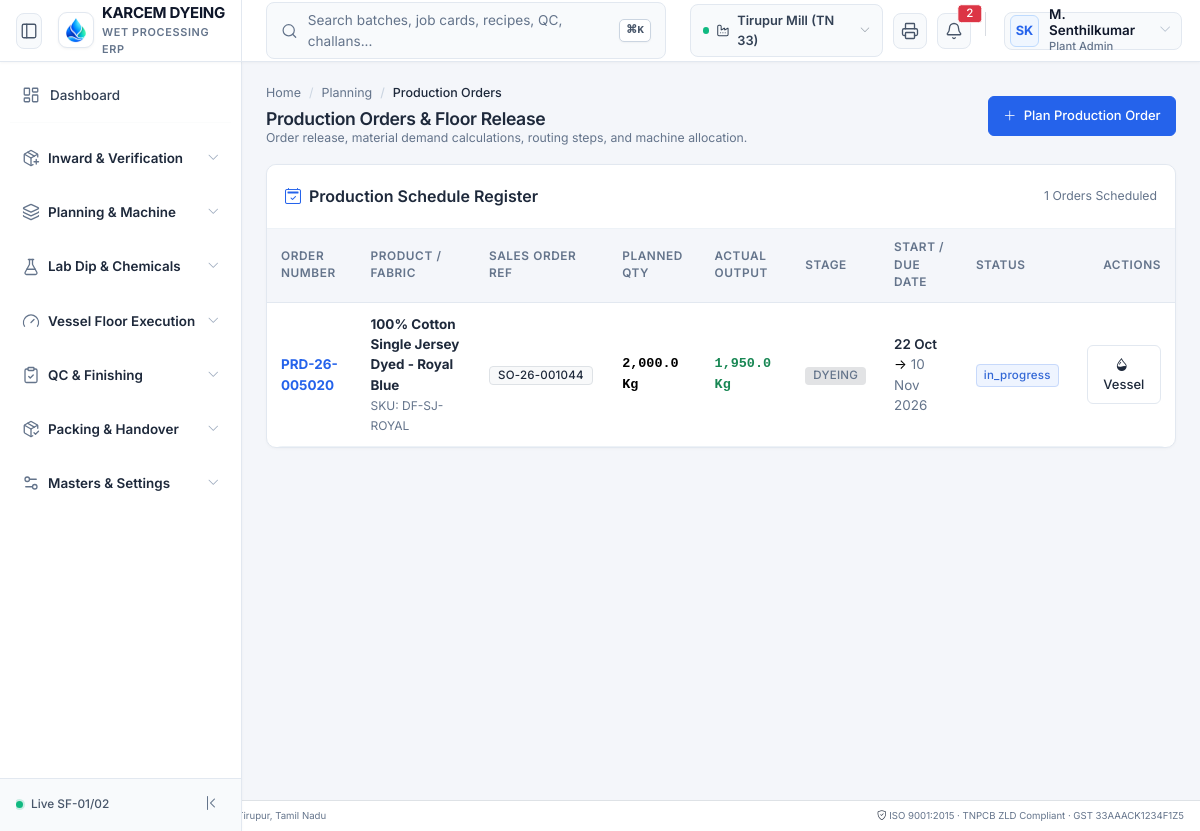
Screenshot of /modules/planning/views/production-orders.php with the database file from the repository.
### tables this page shows
CREATE TABLE IF NOT EXISTS production_orders (
    id BIGINT UNSIGNED AUTO_INCREMENT PRIMARY KEY,
    company_id BIGINT UNSIGNED NOT NULL,
    order_no VARCHAR(64) NOT NULL UNIQUE,
    sales_order_id BIGINT UNSIGNED NULL,
    sales_order_item_id BIGINT UNSIGNED NULL,
    product_id BIGINT UNSIGNED NOT NULL,
    bom_header_id BIGINT UNSIGNED NULL,
    routing_id BIGINT UNSIGNED NULL,
    planned_qty DECIMAL(14,2) NOT NULL,
    actual_output_qty DECIMAL(14,2) NOT NULL DEFAULT 0.00,
    rejected_qty DECIMAL(14,2) NOT NULL DEFAULT 0.00,
    uom_id BIGINT UNSIGNED NOT NULL,
    start_date DATE NOT NULL,
    due_date DATE NOT NULL,
    stage ENUM('spinning', 'knitting', 'dyeing', 'finishing', 'garmenting', 'completed') NOT NULL DEFAULT 'dyeing',
    status ENUM('planned', 'released', 'in_progress', 'completed', 'closed', 'cancelled') NOT NULL DEFAULT 'planned',
    released_by BIGINT UNSIGNED NULL,
    released_at DATETIME NULL,
    created_at DATETIME NOT NULL DEFAULT CURRENT_TIMESTAMP,
    INDEX (company_id),
    INDEX (sales_order_id),
    INDEX (status)
);

CREATE TABLE IF NOT EXISTS products (
    id BIGINT UNSIGNED AUTO_INCREMENT PRIMARY KEY,
    company_id BIGINT UNSIGNED NOT NULL,
    sku VARCHAR(64) NOT NULL,
    name VARCHAR(200) NOT NULL,
    category ENUM('cotton_fibre', 'yarn', 'grey_fabric', 'dyed_fabric', 'finished_fabric', 'garment', 'dyes_chemical', 'trims', 'consumable') NOT NULL,
    sub_category VARCHAR(100) NULL,
    base_uom_id BIGINT UNSIGNED NOT NULL,
    tax_code_id BIGINT UNSIGNED NULL,
    hsn_sac VARCHAR(16) NOT NULL,
    standard_cost DECIMAL(18,4) NOT NULL DEFAULT 0.0000,
    standard_price DECIMAL(18,4) NOT NULL DEFAULT 0.0000,
     
    yarn_count VARCHAR(32) NULL,  
    fabric_composition VARCHAR(100) NULL,  
    fabric_gsm INT NULL,  
    fabric_width_inches INT NULL,  
    fabric_construction VARCHAR(64) NULL,  
    shade_family VARCHAR(64) NULL,  
    reorder_level DECIMAL(14,2) NOT NULL DEFAULT 0.00,
    current_stock DECIMAL(18,4) NOT NULL DEFAULT 0.0000,
    is_active TINYINT(1) NOT NULL DEFAULT 1,
    created_at DATETIME NOT NULL DEFAULT CURRENT_TIMESTAMP,
    INDEX (company_id),
    INDEX (sku),
    INDEX (category)
);

CREATE TABLE IF NOT EXISTS sales_orders (
    id BIGINT UNSIGNED AUTO_INCREMENT PRIMARY KEY,
    company_id BIGINT UNSIGNED NOT NULL,
    order_no VARCHAR(64) NOT NULL UNIQUE,
    customer_po_no VARCHAR(64) NULL,
    customer_id BIGINT UNSIGNED NOT NULL,
    order_date DATE NOT NULL,
    promised_delivery_date DATE NOT NULL,
    order_type ENUM('export', 'domestic', 'jobwork') NOT NULL DEFAULT 'domestic',
    currency VARCHAR(3) NOT NULL DEFAULT 'INR',
    exchange_rate DECIMAL(10,4) NOT NULL DEFAULT 1.0000,
    subtotal DECIMAL(18,2) NOT NULL DEFAULT 0.00,
    tax_total DECIMAL(18,2) NOT NULL DEFAULT 0.00,
    grand_total DECIMAL(18,2) NOT NULL DEFAULT 0.00,
    payment_terms VARCHAR(100) NULL,
    shipping_address TEXT NULL,
    status ENUM('draft', 'submitted', 'confirmed', 'in_production', 'partially_dispatched', 'completed', 'cancelled', 'on_hold') NOT NULL DEFAULT 'draft',
    current_revision INT NOT NULL DEFAULT 1,
    credit_approved TINYINT(1) NOT NULL DEFAULT 1,
    approved_by BIGINT UNSIGNED NULL,
    approved_at DATETIME NULL,
    created_by BIGINT UNSIGNED NULL,
    created_at DATETIME NOT NULL DEFAULT CURRENT_TIMESTAMP,
    updated_at DATETIME NOT NULL DEFAULT CURRENT_TIMESTAMP ON UPDATE CURRENT_TIMESTAMP,
    INDEX (company_id),
    INDEX (customer_id),
    INDEX (status)
);

CREATE TABLE IF NOT EXISTS uoms (
    id BIGINT UNSIGNED AUTO_INCREMENT PRIMARY KEY,
    code VARCHAR(16) NOT NULL UNIQUE,
    name VARCHAR(64) NOT NULL,
    uom_type ENUM('weight', 'length', 'volume', 'count', 'packaging') NOT NULL DEFAULT 'weight',
    decimal_places TINYINT UNSIGNED NOT NULL DEFAULT 2,
    is_base TINYINT(1) NOT NULL DEFAULT 0,
    is_active TINYINT(1) NOT NULL DEFAULT 1
);

### core/Support/Url.php (called while the page is built, shortened)
<?php
class Url {
    private static ?string $base = null;
    public static function base(): string {
        if (self::$base !== null) {
            return self::$base;
        }
        $appUrl = Env::get('APP_URL');
        if (!empty($appUrl)) {
            $parsed = parse_url($appUrl, PHP_URL_PATH);
            self::$base = rtrim($parsed ?: '', '/');
            return self::$base;
        }
        $script = $_SERVER['SCRIPT_NAME'] ?? '';
        $dir = dirname($script);
        self::$base = ($dir === '/' || $dir === '\\') ? '' : rtrim(str_replace('\\', '/', $dir), '/');
        return self::$base;
    }
    public static function to(string $path = ''): string {
        $base = self::base();
        $path = '/' . ltrim($path, '/');
        if ($base !== '' && ($path === $base || str_starts_with($path, $base . '/'))) {
            return $path;
        }
        return $base . $path;
    }
}

### core/Support/Env.php (called while the page is built, shortened)
<?php
class Env {
    private static ?array $data = null;
    public static function load(string $filePath): void {
        if (!file_exists($filePath)) {
            return;
        }
        self::$data = [];
    }
    public static function get(string $key, mixed $default = null): mixed {
        return self::$data[$key] ?? getenv($key) ?? $default;
    }
}

### config/database.php (called while the page is built, shortened)
<?php
require_once __DIR__ . '/../core/Support/Env.php';
return [
    'driver'    => 'mysql',
    'host'      => Env::get('DB_HOST', '127.0.0.1'),
    'port'      => (int)Env::get('DB_PORT', 3306),
    'database'  => Env::get('DB_DATABASE', 'textile_erp'),
    'username'  => Env::get('DB_USERNAME', 'root'),
    'password'  => Env::get('DB_PASSWORD', ''),
    'charset'   => 'utf8mb4',
    'collation' => 'utf8mb4_unicode_ci',
    'options'   => [
        PDO::ATTR_ERRMODE            => PDO::ERRMODE_EXCEPTION,
        PDO::ATTR_DEFAULT_FETCH_MODE => PDO::FETCH_ASSOC,
        PDO::ATTR_EMULATE_PREPARES   => false,
    ]
];

### core/Database/Database.php (called while the page is built, shortened)
<?php
class Database {
    private static ?PDO $pdo = null;
    public static function getConnection(): PDO {
        if (self::$pdo === null) {
            $config = require dirname(__DIR__, 2) . '/config/database.php';
            $dsn = "mysql:host={$config['host']};port={$config['port']};dbname={$config['database']};charset={$config['charset']}";
            try {
                self::$pdo = new PDO($dsn, $config['username'], $config['password'], $config['options']);
            } catch (Exception $e) {
                throw new Exception("Database Connection Failed: " . $e->getMessage());
            }
        }
        return self::$pdo;
    }
    public static function fetchAll(string $sql, array $params = []): array {
        $stmt = self::getConnection()->prepare($sql);
        $stmt->execute($params);
        return $stmt->fetchAll();
    }
}

### modules/planning/views/production-orders.php (the view, shortened to what this page needs)
<?php
require_once dirname(__DIR__, 3) . '/includes/header.php';
require_once dirname(__DIR__, 3) . '/includes/sidebar.php';
$orders = Database::fetchAll("SELECT po.*, p.name as product_name, p.sku, u.code as uom_code, so.order_no as sales_order_no FROM production_orders po JOIN products p ON po.product_id = p.id JOIN uoms u ON po.uom_id = u.id LEFT JOIN sales_orders so ON po.sales_order_id = so.id ORDER BY po.id DESC");
?>
<main class="cz-main">
  <div class="cz-content p-4">
    <div class="d-flex flex-wrap justify-content-between align-items-center mb-3 gap-2">
      <div>
        <nav aria-label="breadcrumb">
          <ol class="breadcrumb mb-1 small">
            <li class="breadcrumb-item"><a href="<?= Url::to('/dashboard') ?>">Home</a></li>
            <li class="breadcrumb-item"><a href="<?= Url::to('/planning') ?>">Planning</a></li>
            <li class="breadcrumb-item active">Production Orders</li>
          </ol>
        </nav>
        <h1 class="h4 fw-bold text-dark mb-0">Production Orders & Floor Release</h1>
        <p class="text-secondary small mb-0">Order release, material demand calculations, routing steps, and machine allocation.</p>
      </div>
      <div class="d-flex gap-2">
        <button class="btn btn-dark" data-bs-toggle="modal" data-bs-target="#newProdOrderModal">
          <i class="bi bi-plus-lg me-1"></i> Plan Production Order
        </button>
      </div>
    </div>
    <section class="cz-panel">
      <div class="cz-panel-head d-flex justify-content-between align-items-center">
        <h2 class="h6 fw-bold mb-0 text-dark"><i class="bi bi-calendar2-check text-primary me-2"></i>Production Schedule Register</h2>
        <span class="small text-secondary"><?= count($orders) ?> Orders Scheduled</span>
      </div>
      <div class="table-responsive">
        <table class="table table-hover align-middle mb-0">
          <thead class="table-light small">
            <tr>
              <th>Order Number</th>
              <th>Product / Fabric</th>
              <th>Sales Order Ref</th>
              <th>Planned Qty</th>
              <th>Actual Output</th>
              <th>Stage</th>
              <th>Start / Due Date</th>
              <th>Status</th>
              <th class="text-end">Actions</th>
            </tr>
          </thead>
          <tbody class="small">
            <?php foreach ($orders as $po): ?>
              <tr>
                <td class="fw-bold text-primary"><?= htmlspecialchars($po['order_no']) ?></td>
                <td>
                  <div class="fw-bold text-dark"><?= htmlspecialchars($po['product_name']) ?></div>
                  <span class="text-muted" style="font-size: 0.75rem;">SKU: <?= htmlspecialchars($po['sku']) ?></span>
                </td>
                <td><span class="badge bg-light text-dark border"><?= htmlspecialchars($po['sales_order_no'] ?? 'Replenishment') ?></span></td>
                <td class="fw-bold font-monospace"><?= number_format($po['planned_qty'], 1) ?> <?= $po['uom_code'] ?></td>
                <td class="fw-bold text-success font-monospace"><?= number_format($po['actual_output_qty'], 1) ?> <?= $po['uom_code'] ?></td>
                <td><span class="badge bg-secondary-subtle text-secondary text-uppercase"><?= htmlspecialchars($po['stage']) ?></span></td>
                <td>
                  <span class="text-dark fw-semibold"><?= date('d M', strtotime($po['start_date'])) ?></span> &rarr;
                  <span class="text-muted"><?= date('d M Y', strtotime($po['due_date'])) ?></span>
                </td>
                <td><span class="badge-status status-<?= htmlspecialchars($po['status']) ?>"><?= htmlspecialchars($po['status']) ?></span></td>
                <td class="text-end">
                  <div class="btn-group btn-group-sm">
                    <a href="<?= Url::to('/dyeing/batches') ?>" class="btn btn-outline-dark" title="Load Vessel">
                      <i class="bi bi-droplet-half me-1"></i> Vessel
                    </a>
                  </div>
                </td>
              </tr>
            <?php endforeach; ?>
          </tbody>
        </table>
      </div>
    </section>
  </div>
</main>
<?php
require_once dirname(__DIR__, 3) . '/includes/footer.php';

### assets/css/my-page-ui.css (style rules this page uses)
:root { --primary-blue: #0d6efd; --primary-soft: #e7f1ff; --success-green: #198754; --success-soft: #e8f5e9; --warning-yellow: #ffc107; --warning-soft: #fff9e6; --danger-red: #dc3545; --danger-soft: #ffebee; --gray-soft: #f8f9fa; --text-main: #212529; --text-muted: #6c757d; }

### includes/header.php (style rules this page uses)
.badge-status { font-size: 0.72rem; font-weight: 500; padding: 0.28em 0.6em; border-radius: 4px; letter-spacing: 0.02em; }
.status-loaded, .status-in_progress, .status-in_production, .status-running, .status-dispatched { background: #EEF4FF; color: #3267D6; border: 1px solid #C7D9FB; }

### rows the page displays
production_orders: order_no "PRD-26-005020", product.name "100% Cotton Single Jersey Dyed - Royal Blue", product.sku "DF-SJ-ROYAL", sales_order.order_no "SO-26-001044", planned_qty "2,000.0", uom.code "Kg", actual_output_qty "1,950.0", stage "DYEING", start_date "22 Oct", due_date "10 Nov 2026", status "in_progress"

### other values shown
$_SESSION['active_branch_name'] "Tirupur Mill (TN 33)"
$currentUser['initials'] "SK"
$currentUser['full_name'] "M. Senthilkumar"
$grp['title'] "Inward & Verification"
$grp['title'] "Planning & Machine"
$grp['title'] "Lab Dip & Chemicals"
$grp['title'] "Vessel Floor Execution"
$grp['title'] "QC & Finishing"
$grp['title'] "Packing & Handover"
$grp['title'] "Masters & Settings"
count($orders) "1"
